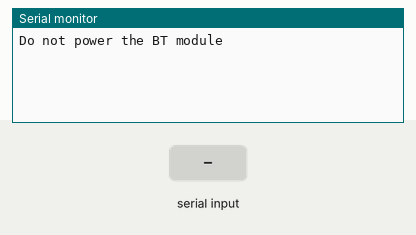
Simulated run of this sketch. Board: Arduino Mega 2560, built with avr-gcc and run on an emulated ATmega2560. Parts: the last lines printed to the serial monitor. The inputs (shaded band) are chosen by the test bench.

Above: at 1.2 s.
1.3 s: "1" received over Serial
At 2.5 s:
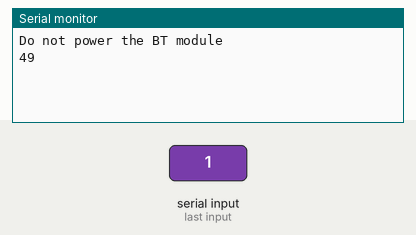
2.8 s: "0" received over Serial
At 3.9 s:
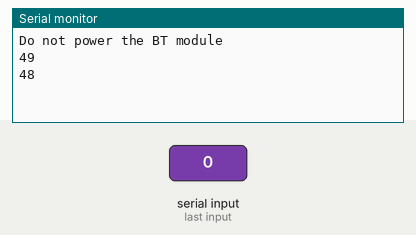

Measured:
- after the input at 1.3 s, the serial monitor: prints a new line at once (image 1)
- after the input at 2.8 s, the serial monitor: prints a new line at once (image 2)

The sketch:

bt_test_serial2.ino
```cpp
// Basic Bluetooth test sketch 5b for the Arduino Mega.
// simple communication with an Android device
//
// Uses serial with the host computer and serial1 for communication with the Bluetooth module
//
//  Pins
//  BT VCC to Arduino 5V out. Disconnect before running the sketch
//  BT GND to Arduino GND
//  BT RX (through a voltage divider) to Arduino TX1 (pin 18)
//  BT TX  to Arduino RX1 (no need voltage divider)   (pin 19)
//
// When text is entered in to the serial monitor on the computer the
// Arduino will relay it to the Bluetooth module.
// When text is entered in to a Bluetooth terminal on the Android device
// it will be sent to the Arduino and be displayed in the serial monitor
//
 #include<string.h>
String s;

void setup()
{
    // communication with the host computer
    Serial.begin(115200);

    Serial.println("Do not power the BT module");

    // communication with the BT module on serial1
    Serial2.begin(38400);


    Serial.println("");
    Serial.println("");
    Serial.println("");
    Serial.println("");
    Serial.println("");
}


void loop()
{
    // listen for communication from the BT module and then write it to the serial monitor
    if ( Serial2.available() )
    {  {s="";}

         s = ((byte)Serial2.read());
         (byte)Serial.write(s);
         Serial2.print(s);

 Serial.println();
 Serial2.println();
    }

    // listen for user input and send it to the HC-05
   if ( Serial.available() )
   {
         s = ((byte)Serial.read());
         (byte)Serial.write(s);
         Serial2.write( s );
         Serial.print(s);

 Serial.println();
 Serial2.println();

   }


}
```
